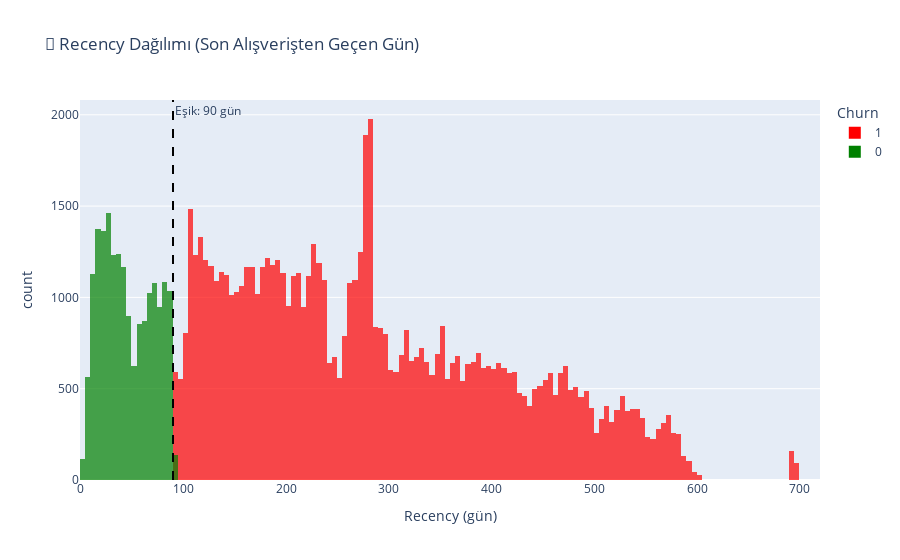

Notebook source saved alongside this figure:
### Markdown cell above
## Adım 3: Keşifsel Analiz

Churn eden ve etmeyen müşteriler arasındaki farkları anlayalım.

### Code cell
# Recency dağılımı - Churn vs Active
fig = px.histogram(df, x='recency', color='is_churn', barmode='overlay',
                   title='📅 Recency Dağılımı (Son Alışverişten Geçen Gün)',
                   labels={'recency': 'Recency (gün)', 'is_churn': 'Churn'},
                   color_discrete_map={0: 'green', 1: 'red'},
                   opacity=0.7)
fig.add_vline(x=CHURN_THRESHOLD, line_dash='dash', line_color='black',
              annotation_text=f"Eşik: {CHURN_THRESHOLD} gün")
fig.show()

print("💡 Yorum: Yeşil (aktif) müşteriler düşük recency değerlerinde yoğunlaşmış.")
print("   Kırmızı (churn) müşteriler ise 90+ günde hiç alışveriş yapmamış.")

### Figure 1 — Plotly figure (JSON) as saved in the notebook; plotly's stock layout.template omitted (floating-point values rounded to 4 significant figures; data arrays with more than 128 entries replaced by an {"elided": "..."} marker saying what was removed)
{"data": [{"alignmentgroup": "True", "bingroup": "x", "hovertemplate": "Churn=1<br>Recency (gün)=%{x}<br>count=%{y}<extra></extra>", "legendgroup": "1", "marker": {"color": "red", "opacity": 0.7, "pattern": {"shape": ""}}, "name": "1", "offsetgroup": "1", "orientation": "v", "showlegend": true, "type": "histogram", "x": {"elided": "75147 int values"}, "xaxis": "x", "yaxis": "y"}, {"alignmentgroup": "True", "bingroup": "x", "hovertemplate": "Churn=0<br>Recency (gün)=%{x}<br>count=%{y}<extra></extra>", "legendgroup": "0", "marker": {"color": "green", "opacity": 0.7, "pattern": {"shape": ""}}, "name": "0", "offsetgroup": "0", "orientation": "v", "showlegend": true, "type": "histogram", "x": {"elided": "18211 int values"}, "xaxis": "x", "yaxis": "y"}], "layout": {"annotations": [{"showarrow": false, "text": "Eşik: 90 gün", "x": 90, "xanchor": "left", "xref": "x", "y": 1, "yanchor": "top", "yref": "y domain"}], "barmode": "overlay", "legend": {"title": {"text": "Churn"}, "tracegroupgap": 0}, "shapes": [{"line": {"color": "black", "dash": "dash"}, "type": "line", "x0": 90, "x1": 90, "xref": "x", "y0": 0, "y1": 1, "yref": "y domain"}], "title": {"text": "📅 Recency Dağılımı (Son Alışverişten Geçen Gün)"}, "xaxis": {"anchor": "y", "domain": [0, 1], "title": {"text": "Recency (gün)"}}, "yaxis": {"anchor": "x", "domain": [0, 1], "title": {"text": "count"}}}}
